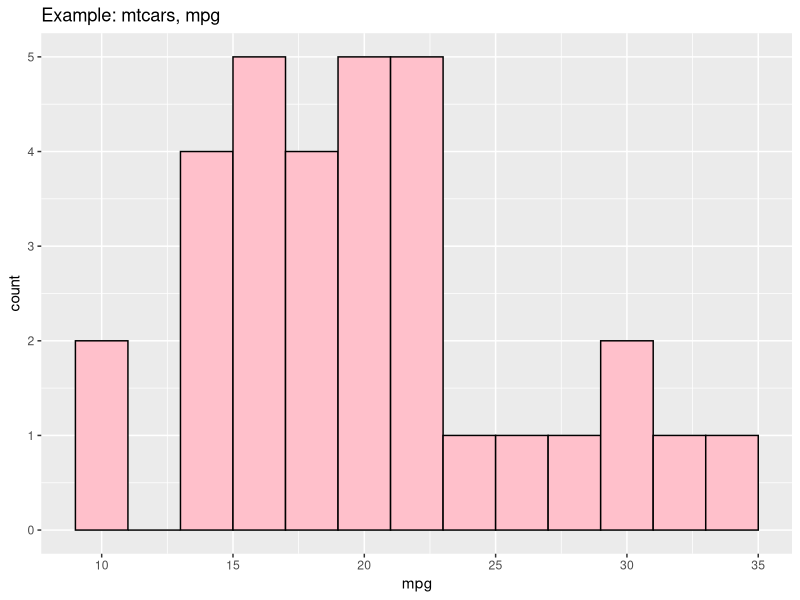

This figure's R source:
# Live-Session 6
install.packages("ggplot2")
library(ggplot2)

ggplot(mtcars, aes(x=mpg)) + geom_histogram(binwidth=2,color='black',fill='pink') + ggtitle("Example: mtcars, mpg")

# Explore more from class here - See class notes